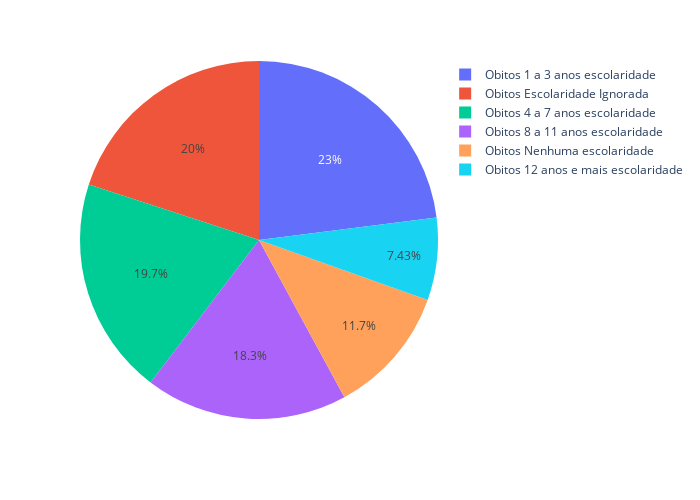

The notebook cell this image was saved under:
### Markdown cell above
# Óbitos de acordo com a escolaridade

### Code cell
deaths_from_schooling_fn(dx)

### Figure 1 — Plotly figure (JSON) as saved in the notebook; plotly's stock layout.template omitted (floating-point values rounded to 4 significant figures; data arrays with more than 128 entries replaced by an {"elided": "..."} marker saying what was removed)
{"data": [{"domain": {"x": [0, 1], "y": [0, 1]}, "hovertemplate": "label=%{label}<br>value=%{value}<extra></extra>", "labels": {"elided": "1260 str values"}, "legendgroup": "", "name": "", "showlegend": true, "type": "pie", "values": {"elided": "1260 int values"}}], "layout": {"height": 500, "legend": {"tracegroupgap": 0}, "margin": {"t": 60}, "width": 700}}
